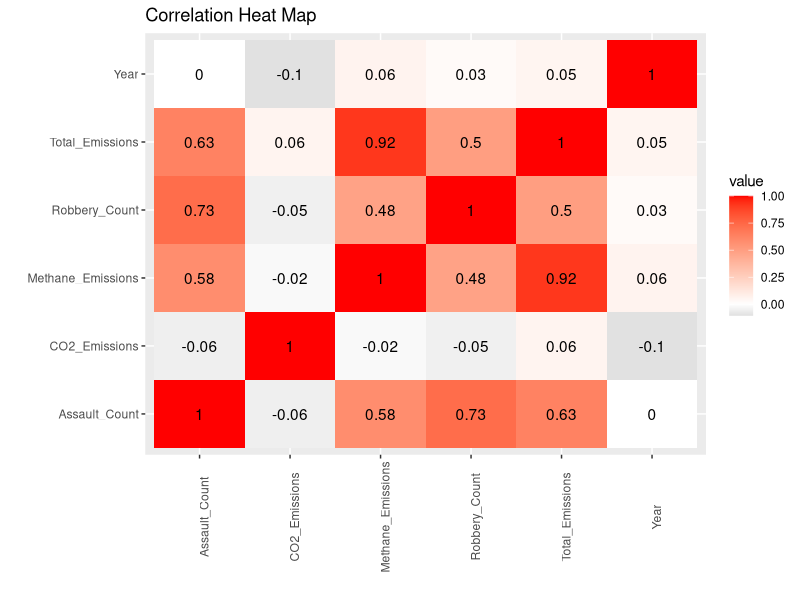
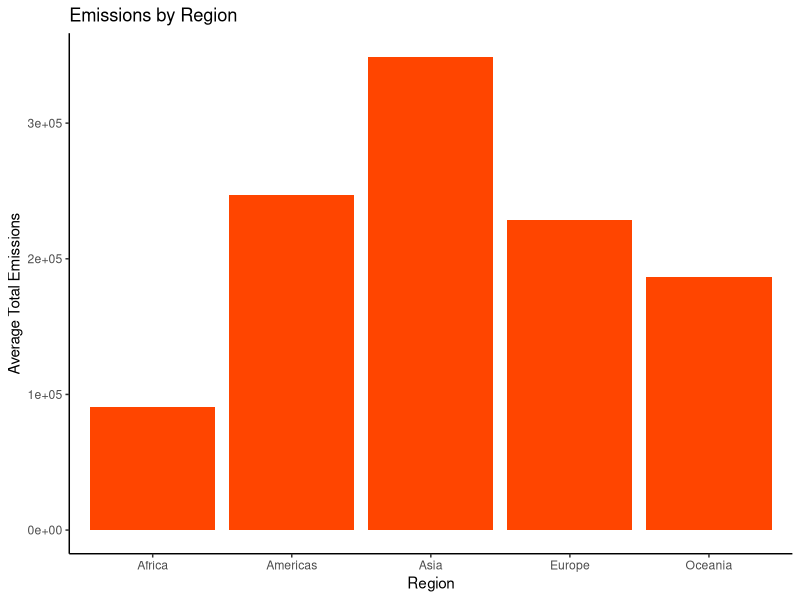
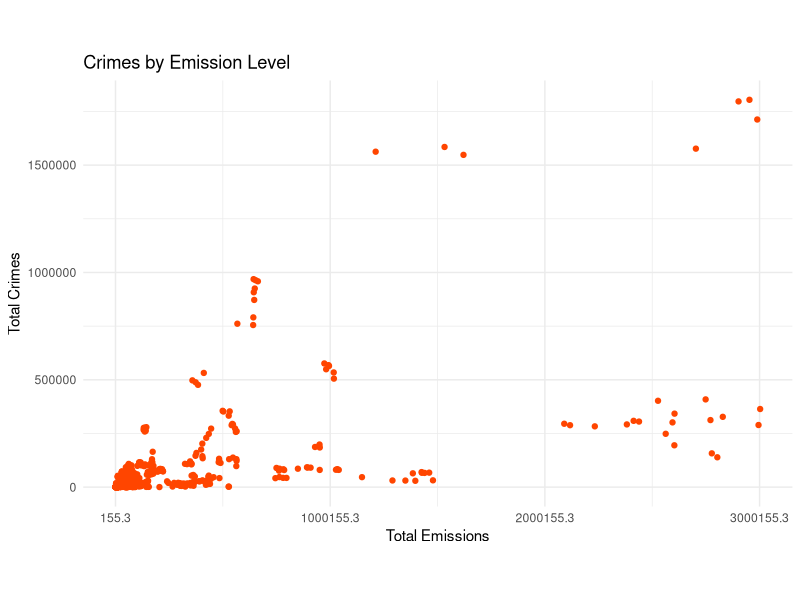
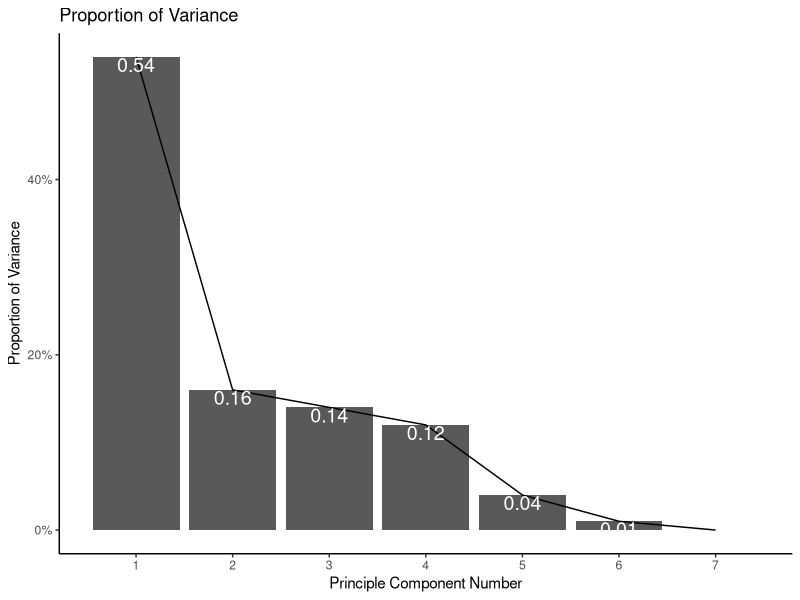
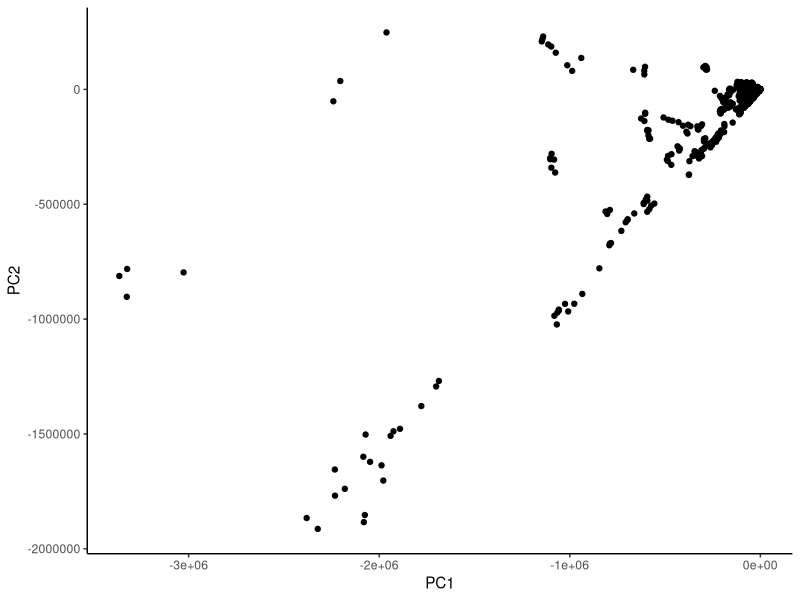
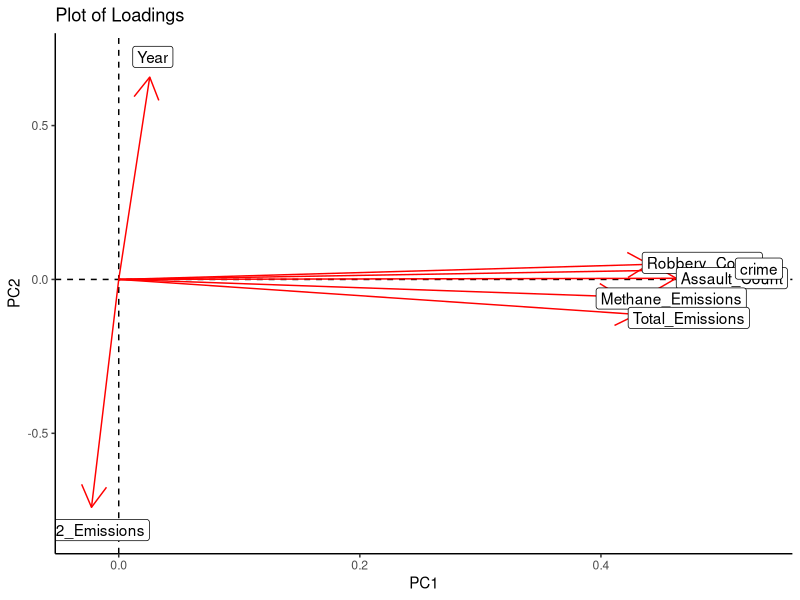

Generate these figures, in order, with R:
## ---- chunk 1
knitr::opts_chunk$set(echo = TRUE)

library(readxl)
Co2 <- read_excel("Co2.xls")
methane <- read_excel("methane.xls")
total_emission <- read_excel("total greenhouse.xls")
robbery <- read_excel("robbery.xlsx")
serious_assault <- read_excel("serious_assault.xlsx")

## ---- chunk 2

library(tidyverse)
library(readr)

robbery<-robbery%>%select(-7)
robbery[, -c(1:3)] <- sapply(robbery[, -c(1:3)], as.numeric)
crime<-left_join(robbery, serious_assault, by=c("Year","Country","Sub Region", "Region"))
head(crime)

Co2[, -c(1:4)] <- sapply(Co2[, -c(1:4)], as.numeric)
Co2<-Co2%>%pivot_longer(cols=-c(1:4), names_to = "Year", values_to = "CO2_Emissions")%>%select(-c(3:4))

methane[, -c(1:4)] <- sapply(methane[, -c(1:4)], as.numeric)
methane<-methane%>%pivot_longer(cols = -c(1:4), names_to = "Year", values_to = "Methane_Emissions")%>%select(-c(3:4))

total_emission[, -c(1:4)] <- sapply(total_emission[, -c(1:4)], as.numeric)
total_emission<-total_emission%>%pivot_longer(cols = -c(1:4), names_to = "Year", values_to = "Total_Emissions")%>%select(-c(3:4))

Emissions<-Co2%>%left_join(methane, by=c("Country Code", "Year", "Country Name"))
Emissions<-Emissions%>%left_join(total_emission, by=c("Country Code", "Year","Country Name"))
head(Emissions)

## ---- chunk 3

Emissions[, -c(1:2)] <- sapply(Emissions[,-c(1:2)], as.numeric)
crime[, -c(1:3)] <- sapply(crime[,-c(1:3)], as.numeric)

join<-crime%>%left_join(Emissions, by=c("Year","Country"="Country Name"))%>%na.omit%>%select(-6,-8,-9)

## ---- chunk 4
join%>%select_if(is.numeric)%>%summary()

join%>%group_by(Country)%>%summarize(mean_Emissions=mean(Total_Emissions),sd(Total_Emissions))%>%arrange(desc(mean_Emissions))

join%>%group_by(Country)%>%mutate(crime=Robbery_Count+Assault_Count)%>%summarize(mean=mean(crime),sd(crime),n(), var(crime), median(crime), mode(crime), min(crime), max(crime), range=max(crime)-min(crime), cor(crime,Total_Emissions))%>%arrange(desc(mean))

## ---- chunk 5
cor<-join_nums<-join%>%select_if(is.numeric)%>%scale()%>%cov

join%>%filter(Total_Emissions>15000)%>%arrange(desc(Assault_Count), desc(Robbery_Count))

join%>%select_if(is.numeric)%>%cor%>%as.data.frame%>%  rownames_to_column%>%pivot_longer(-1)%>%  ggplot(aes(rowname,name,fill=value))+geom_tile()+  geom_text(aes(label=round(value,2)))+  xlab("")+ylab("") +scale_fill_gradient2(low="black", high = "red") + theme(axis.text.x=element_text(angle=90))+ggtitle("Correlation Heat Map")

## ---- chunk 6
library(ggplot2)

join%>%ggplot(aes(Region, Total_Emissions))+geom_bar(stat="summary", fill="orangered")+labs(title="Emissions by Region", y="Average Total Emissions")+theme_classic()

join2<-join%>%mutate(crime=Robbery_Count+Assault_Count)

ggplot(join2)+geom_point(aes(Total_Emissions, crime), color='orangered')+coord_fixed()+labs(title="Crimes by Emission Level", x="Total Emissions", y="Total Crimes")+theme_minimal()+scale_x_continuous(breaks = round(seq(min(join2$Total_Emissions), max(join2$Total_Emissions), by = 1000000),1)) +scale_y_continuous(breaks = round(seq(min(join2$crime), max(join2$crime), by = 500000),1))


## ---- chunk 7
nums<-join2%>%select_if(is.numeric)%>%scale
rownames(nums)<-join2$Total_Emissions
pca<-princomp(nums)
summary(pca, loadings=T)

eigval<-pca$sdev^2
eigval

varprop=round(eigval/sum(eigval),2)
ggplot()+geom_bar(aes(y=varprop,x=1:7),stat="identity")+xlab("")+geom_path(aes(y=varprop,x=1:7))+  geom_text(aes(x=1:7,y=varprop,label=round(varprop,2)),vjust=1,col="white",size=5)+  scale_y_continuous(breaks=seq(0,.6,.2),labels = scales::percent)+  scale_x_continuous(breaks=1:10)+theme_classic()+labs(y="Proportion of Variance", x="Principle Component Number", title="Proportion of Variance")
## ---- chunk 8

eig<-join2%>%select(Total_Emissions,crime)%>%cor%>%eigen
xy<-join2%>%select(crime, Total_Emissions)%>%as.matrix
scores<--t(t(eig$vectors)%*%t(xy))%>%as.data.frame()
ggplot(scores, aes(V1,V2))+geom_point()+xlab("PC1")+ylab("PC2") + theme_classic()

pca$loadings[1:7,1:2]%>%as.data.frame%>%rownames_to_column%>%ggplot()+geom_hline(aes(yintercept=0),lty=2)+  geom_vline(aes(xintercept=0),lty=2)+ylab("PC2")+xlab("PC1")+  geom_segment(aes(x=0,y=0,xend=Comp.1,yend=Comp.2),arrow=arrow(),col="red")+  geom_label(aes(x=Comp.1*1.1,y=Comp.2*1.1,label=rowname))+ggtitle("Plot of Loadings")+theme_classic()

Country<-join2$Country
pca$scores%>%as.data.frame%>%cbind(Country,.)%>%top_n(15,Comp.1)
pca$scores%>%as.data.frame%>%cbind(Country,.)%>%top_n(3,Comp.2)


